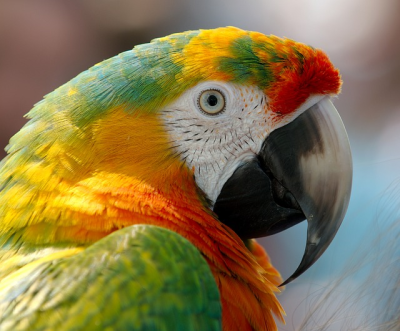
#> input picture 05.efecto-espejo/image.png, 400 x 331 px, found by its file name
$ python 01.trasladando.py
#> lines starting #> are read from the running program, lines starting #| are printed output that depends on the picture
import cv2
import numpy as np

img = cv2.imread("image.png")
#> img is the input picture: shape (331, 400, 3); mean B, G, R 78.4, 120.4, 137.1

height, width = img.shape[:2]
#> height = 331; width = 400

M = np.float32([[1,0,width/2],[0,1,height/2]])
#> M = [[1, 0, 200], [0, 1, 165.5]]

dst = cv2.warpAffine(img, M, (width, height))
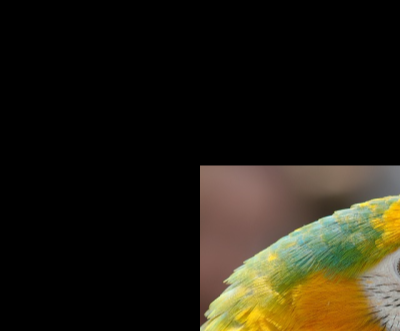
#> dst: shape (331, 400, 3); mean B, G, R 19.2, 31.1, 35.6

cv2.imwrite("imagen_trasladada2.png", dst)

# cv2.imshow("Imagen de entrada", img)
# cv2.imshow("Imagen de salida", dst)

cv2.waitKey(0)
cv2.destroyAllWindows()
